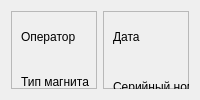
      <widget class="QWidget" name="tab_Init">
       <attribute name="title">
        <string>Инициализация</string>
       </attribute>
       <layout class="QHBoxLayout" name="horizontalLayout_16">
        <item>
         <widget class="QFrame" name="frame_0_1">
          <property name="frameShape">
           <enum>QFrame::StyledPanel</enum>
          </property>
          <property name="frameShadow">
           <enum>QFrame::Raised</enum>
          </property>
          <widget class="QPushButton" name="pBtn_Stop">
           <property name="enabled">
            <bool>false</bool>
           </property>
           <property name="geometry">
            <rect>
             <x>190</x>
             <y>270</y>
             <width>131</width>
             <height>41</height>
            </rect>
           </property>
           <property name="text">
            <string>Стоп вращения</string>
           </property>
          </widget>
          <widget class="QPushButton" name="pBtn_Rotation">
           <property name="enabled">
            <bool>false</bool>
           </property>
           <property name="geometry">
            <rect>
             <x>60</x>
             <y>270</y>
             <width>121</width>
             <height>41</height>
            </rect>
           </property>
           <property name="text">
            <string>Старт вращения</string>
           </property>
          </widget>
          <widget class="QLabel" name="lbl_Port_3">
           <property name="geometry">
            <rect>
             <x>100</x>
             <y>240</y>
             <width>141</width>
             <height>21</height>
            </rect>
           </property>
           <property name="font">
            <font>
             <family>Arial</family>
             <pointsize>10</pointsize>
            </font>
           </property>
           <property name="text">
            <string>Управление двигателя</string>
           </property>
          </widget>
          <widget class="QComboBox" name="cBox_SerialPort_1">
           <property name="geometry">
            <rect>
             <x>60</x>
             <y>190</y>
             <width>121</width>
             <height>41</height>
            </rect>
           </property>
          </widget>
          <widget class="QPushButton" name="pBtn_Connect_1">
           <property name="geometry">
            <rect>
             <x>190</x>
             <y>190</y>
             <width>131</width>
             <height>41</height>
            </rect>
           </property>
           <property name="text">
            <string>Подключиться</string>
           </property>
          </widget>
          <widget class="QLabel" name="lbl_Port_1">
           <property name="geometry">
            <rect>
             <x>130</x>
             <y>160</y>
             <width>91</width>
             <height>21</height>
            </rect>
           </property>
           <property name="font">
            <font>
             <family>Arial</family>
             <pointsize>10</pointsize>
            </font>
           </property>
           <property name="text">
            <string>Порт двигателя</string>
           </property>
          </widget>
          <widget class="QComboBox" name="cBox_OperatingModes">
           <property name="geometry">
            <rect>
             <x>100</x>
             <y>110</y>
             <width>261</width>
             <height>31</height>
            </rect>
           </property>
          </widget>
          <widget class="QComboBox" name="cBox_MagnetType">
           <property name="geometry">
            <rect>
             <x>100</x>
             <y>60</y>
             <width>261</width>
             <height>31</height>
            </rect>
           </property>
          </widget>
          <widget class="QLabel" name="lbl_Mode">
           <property name="geometry">
            <rect>
             <x>10</x>
             <y>110</y>
             <width>81</width>
             <height>21</height>
            </rect>
           </property>
           <property name="text">
            <string>Режим работы</string>
           </property>
          </widget>
          <widget class="QLabel" name="lbl_Name">
           <property name="geometry">
            <rect>
             <x>10</x>
             <y>10</y>
             <width>81</width>
             <height>31</height>
            </rect>
           </property>
           <property name="text">
            <string>Оператор</string>
           </property>
          </widget>
          <widget class="QLineEdit" name="lEd_Name">
           <property name="geometry">
            <rect>
             <x>100</x>
             <y>10</y>
             <width>261</width>
             <height>31</height>
            </rect>
           </property>
           <property name="text">
            <string/>
           </property>
           <property name="placeholderText">
            <string>Фамилия Имя</string>
           </property>
          </widget>
          <widget class="QLabel" name="lbl_MagnetType">
           <property name="geometry">
            <rect>
             <x>10</x>
             <y>60</y>
             <width>81</width>
             <height>21</height>
            </rect>
           </property>
           <property name="text">
            <string>Тип магнита</string>
           </property>
          </widget>
         </widget>
        </item>
        <item>
         <widget class="QFrame" name="frame_0_2">
          <property name="frameShape">
           <enum>QFrame::StyledPanel</enum>
          </property>
          <property name="frameShadow">
           <enum>QFrame::Raised</enum>
          </property>
          <widget class="QPushButton" name="pBtn_Contunue">
           <property name="enabled">
            <bool>false</bool>
           </property>
           <property name="geometry">
            <rect>
             <x>50</x>
             <y>200</y>
             <width>241</width>
             <height>111</height>
            </rect>
           </property>
           <property name="text">
            <string>Продолжить</string>
           </property>
          </widget>
          <widget class="QLineEdit" name="lEd_Suffix">
           <property name="geometry">
            <rect>
             <x>170</x>
             <y>110</y>
             <width>151</width>
             <height>31</height>
            </rect>
           </property>
           <property name="text">
            <string/>
           </property>
           <property name="placeholderText">
            <string>суффикс</string>
           </property>
          </widget>
          <widget class="QLineEdit" name="lEd_MagnetSerial">
           <property name="geometry">
            <rect>
             <x>170</x>
             <y>60</y>
             <width>151</width>
             <height>31</height>
            </rect>
           </property>
           <property name="text">
            <string/>
           </property>
           <property name="placeholderText">
            <string>Номер магнита</string>
           </property>
          </widget>
          <widget class="QLabel" name="lbl_Date">
           <property name="geometry">
            <rect>
             <x>10</x>
             <y>10</y>
             <width>81</width>
             <height>31</height>
            </rect>
           </property>
           <property name="text">
            <string>Дата</string>
           </property>
          </widget>
          <widget class="QLineEdit" name="lEd_Date">
           <property name="geometry">
            <rect>
             <x>170</x>
             <y>10</y>
             <width>151</width>
             <height>31</height>
            </rect>
           </property>
           <property name="text">
            <string/>
           </property>
           <property name="placeholderText">
            <string>Дата</string>
           </property>
          </widget>
          <widget class="QLabel" name="lbl_MagnetSerial">
           <property name="geometry">
            <rect>
             <x>10</x>
             <y>60</y>
             <width>141</width>
             <height>31</height>
            </rect>
           </property>
           <property name="text">
            <string>Серийный номер магнита</string>
           </property>
          </widget>
          <widget class="QLabel" name="lbl_Suffix">
           <property name="geometry">
            <rect>
             <x>10</x>
             <y>110</y>
             <width>141</width>
             <height>31</height>
            </rect>
           </property>
           <property name="text">
            <string>Суффикс идентификатора</string>
           </property>
          </widget>
         </widget>
        </item>
       </layout>
      </widget>
